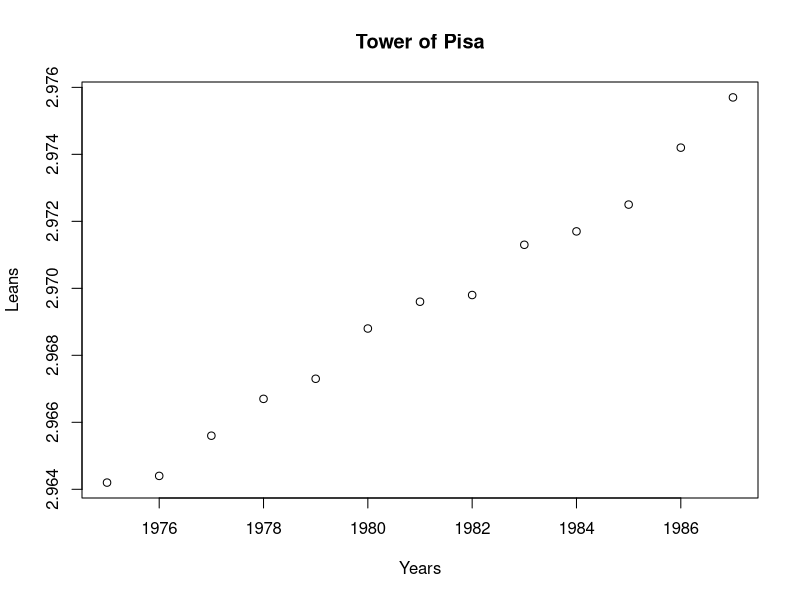
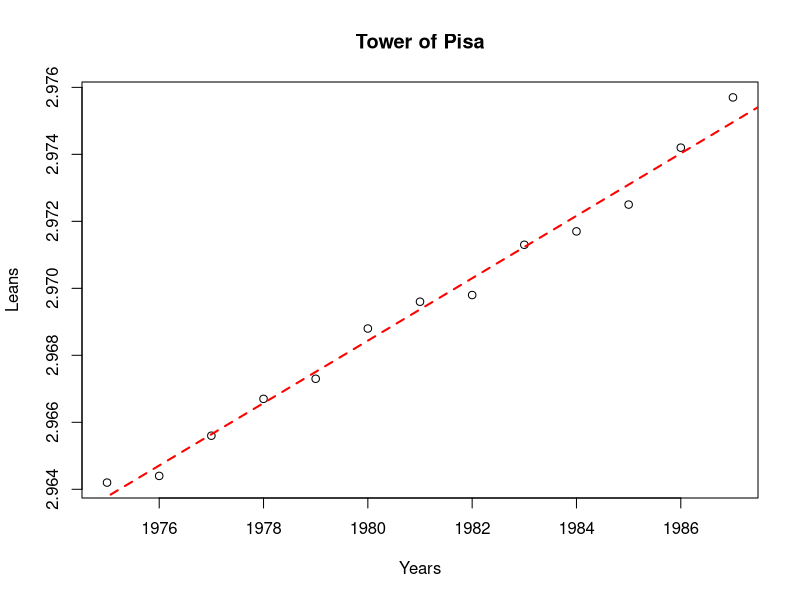

Generate these figures, in order, with R:
#More Linear Modeling

#Use the following data set on the Tower of Pisa, study linear model with R.

#a.  input the year data into a variable “years”; use the R function;

xyears <- c(1975,1976,1977,1978,1979,1980,1981,1982,1983,1984,1985,1986,1987)

#b.  input the lean data into a variable “leans”; use the R function scan() or c();
yleans <- c(2.9642,2.9644,2.9656,2.9667,2.9673,2.9688,2.9696,2.9698,2.9713,2.9717,2.9725,2.9742,2.9757)

#c.   make the scatter plot of years and leans; use the R function plot();
plot(xyears, yleans, xlab="Years", ylab="Leans", main="Tower of Pisa")

#d. guess a linear model that can fit this data, i.e., guess the slope and intercept, and then plot the results with the R function abline(). You can use your function as
# abline(guessed_intercept, guessed_slope) or use help(abline) to find more info about the use of the model.

#The correlation is pretty close to 1.0 so we can say that the relationship is strong.
cor(xyears,yleans)

# We can find the intercept and slope using the command lm
fit <- lm(yleans ~ xyears)

#This model is a positive linear model with a slope of 0.00093 and intercept of 1.1233
plot(xyears, yleans, xlab="Years", ylab="Leans", main="Tower of Pisa")
abline(fit, lwd=2, lty=2, col="red")

#e.figure out R commands to compute the mean squared error of the predictions
#(In this formula, b = the y intercept, and m = slope):
summary(fit)
attributes(fit)
library(Metrics)

#mean squared error
rmse(xyears, yleans)

#f.	compute the mean squared error of the prediction of your linear model with your neighbor’s, see who can come up with the closest fit.
rmse(xyears, yleans)
